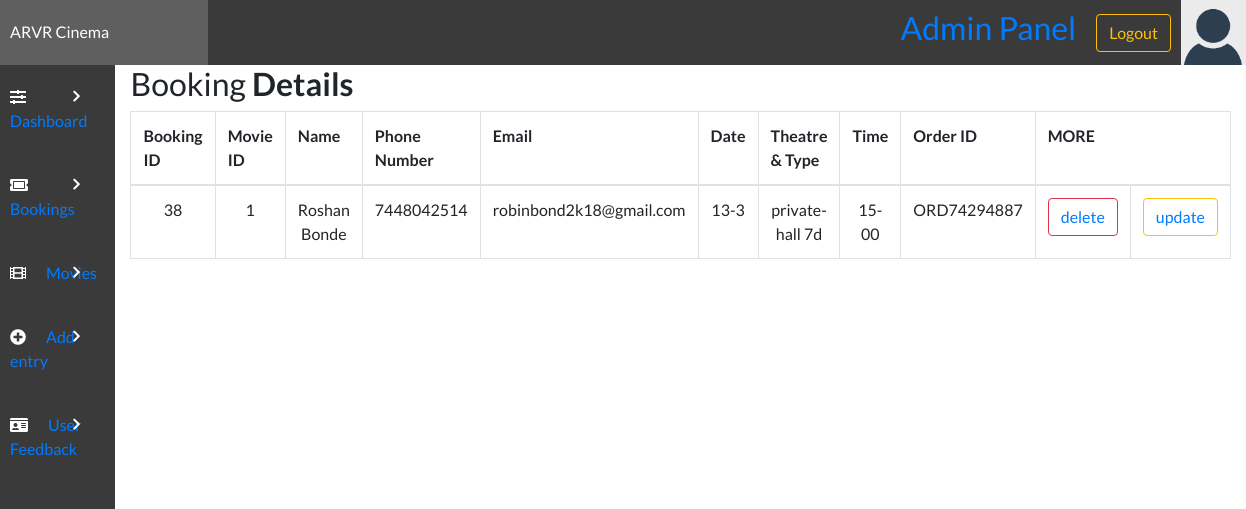
Page /admin/view.php (signed in) on the earlier database version.
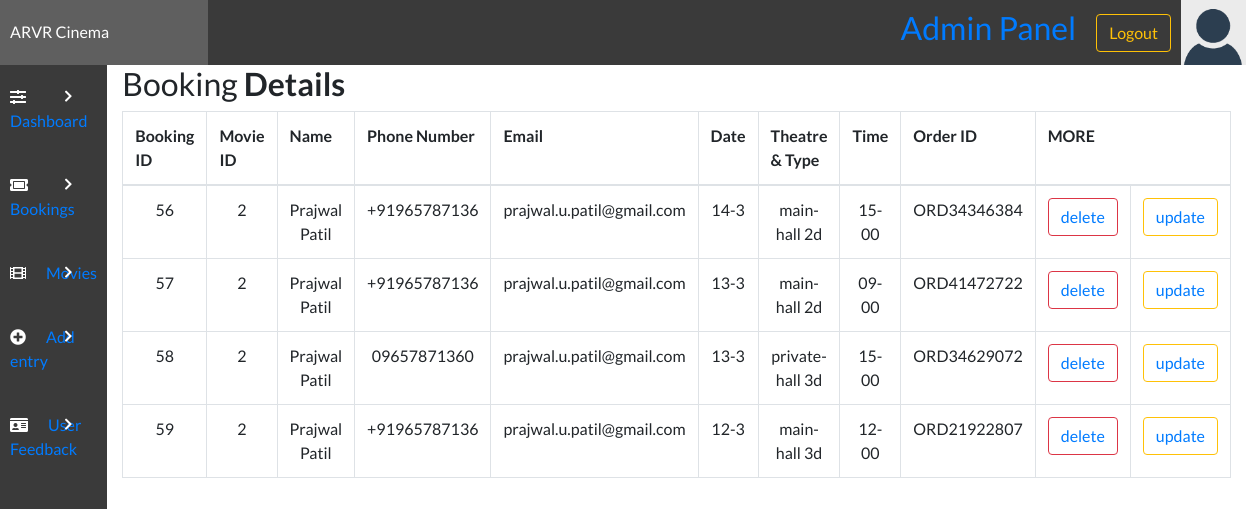
Same page on the later database version.
### tables this page shows
CREATE TABLE `bookingtable` (
  `bookingID` int(11) NOT NULL,
  `movieID` int(11) DEFAULT NULL,
  `bookingTheatre` varchar(100) NOT NULL,
  `bookingType` varchar(100) DEFAULT NULL,
  `bookingDate` varchar(50) NOT NULL,
  `bookingTime` varchar(50) NOT NULL,
  `bookingFName` varchar(100) NOT NULL,
  `bookingLName` varchar(100) DEFAULT NULL,
  `bookingPNumber` varchar(12) NOT NULL,
  `bookingEmail` varchar(255) NOT NULL,
  `ORDERID` varchar(255) NOT NULL
);

### admin/view.php (the view, shortened to what this page needs)
<!DOCTYPE html>
<html lang="en">
<head>
    <link rel="stylesheet" href="../style/styles.css">
    <link rel="stylesheet" href="https://use.fontawesome.com/releases/v5.7.2/css/all.css">
    <link rel="stylesheet" href="https://cdnjs.cloudflare.com/ajax/libs/twitter-bootstrap/4.5.2/css/bootstrap.css">
    <link rel="stylesheet" href="https://cdn.datatables.net/1.10.22/css/dataTables.bootstrap4.min.css">
    <link rel="stylesheet" href="https://maxcdn.bootstrapcdn.com/bootstrap/4.0.0/css/bootstrap.min.css">
</head>
<body>
    <?php include('header.php'); ?>
    <div class="admin-container">
        <?php include('sidebar.php'); ?>
        <div class="container-lg">
            <div class="table-responsive">
                <div class="table-wrapper">
                    <div class="table-title">
                        <div class="row">
                            <div class="col-sm-8">
                                <h2>Booking <b>Details</b></h2>
                            </div>
                        </div>
                    </div>
                    <table class="table table-bordered" id="dataTable" width="100%" cellspacing="0">
                        <tr>
                            <th>Booking ID</th>
                            <th>Movie ID</th>
                            <th>Name</th>
                            <th>Phone Number</th>
                            <th>Email</th>
                            <th>Date</th>
                            <th>Theatre & Type</th>
                            <th>Time</th>
                            <th>Order ID</th>
                            <th colspan=2>MORE</th>
                        </tr>
                        <tbody>
                            <?php
                            $host = "localhost";
                            $user = "root";
                            $password = "";
                            $dbname = "cinema_db";
                            $con = mysqli_connect($host, $user, $password, $dbname);
                            $select = "SELECT * FROM `bookingtable`";
                            $run = mysqli_query($con, $select);
                            while ($row = mysqli_fetch_array($run)) {
                                $bookingid = $row['bookingID'];
                                $movieID = $row['movieID'];
                                $bookingFName = $row['bookingFName'];
                                $bookingLName = $row['bookingLName'];
                                $mobile = $row['bookingPNumber'];
                                $email = $row['bookingEmail'];
                                $date = $row['bookingDate'];
                                $theatre = $row['bookingTheatre'];
                                $type = $row['bookingType'];
                                $time = $row['bookingTime'];
                                $ORDERID = $row['ORDERID'];
                            ?>
                                <tr align="center">
                                <td><?php echo $bookingid; ?></td>
                                    <td><?php echo $movieID; ?></td>
                                    <td><?php echo $bookingFName . ' ' . $bookingLName; ?></td>
                                    <td><?php echo $mobile; ?></td>
                                    <td><?php echo $email; ?></td>
                                    <td><?php echo $date; ?></td>
                                    <td><?php echo $theatre . ' ' . $type; ?></td>
                                    <td><?php echo $time; ?></td>
                                    <td><?php echo $ORDERID; ?></td>
                                    <td><button type="submit" onclick="" type="button" class="btn btn-outline-danger"><?php echo  "<a onclick='return confirm('Are you sure, you want to delete it?')' href='deleteBooking.php?id=" . $row['bookingID'] . "' >delete</a>"; ?></button></td>
                                    <td><button name="update"  type="submit" onclick="" type="button" class="btn btn-outline-warning"><?php echo  "<a href='editBooking.php?id=" . $row['bookingID'] . "'>update</a>"; ?></button</td>
                                </tr>
                            <?php }
                            ?>
                        </tbody>
                    </table>
                </div>
            </div>
        </div>
    </div>
</body>
</html>

Differences in the rows shown:
removed bookingtable: bookingID "38", movieID "1", bookingFName "Roshan", bookingLName "Bonde", bookingPNumber "7448042514", bookingEmail "robinbond2k18@gmail.com", bookingDate "13-3", bookingTheatre "private-hall", bookingType "7d", bookingTime "15-00", ORDERID "ORD74294887"
added bookingtable: bookingID "56", movieID "2", bookingFName "Prajwal", bookingLName "Patil", bookingPNumber "+91965787136", bookingEmail "prajwal.u.patil@gmail.com", bookingDate "14-3", bookingTheatre "main-hall", bookingType "2d", bookingTime "15-00", ORDERID "ORD34346384"
added bookingtable: bookingID "57", movieID "2", bookingFName "Prajwal", bookingLName "Patil", bookingPNumber "+91965787136", bookingEmail "prajwal.u.patil@gmail.com", bookingDate "13-3", bookingTheatre "main-hall", bookingType "2d", bookingTime "09-00", ORDERID "ORD41472722"
added bookingtable: bookingID "58", movieID "2", bookingFName "Prajwal", bookingLName "Patil", bookingPNumber "09657871360", bookingEmail "prajwal.u.patil@gmail.com", bookingDate "13-3", bookingTheatre "private-hall", bookingType "3d", bookingTime "15-00", ORDERID "ORD34629072"
added bookingtable: bookingID "59", movieID "2", bookingFName "Prajwal", bookingLName "Patil", bookingPNumber "+91965787136", bookingEmail "prajwal.u.patil@gmail.com", bookingDate "12-3", bookingTheatre "main-hall", bookingType "3d", bookingTime "12-00", ORDERID "ORD21922807"
